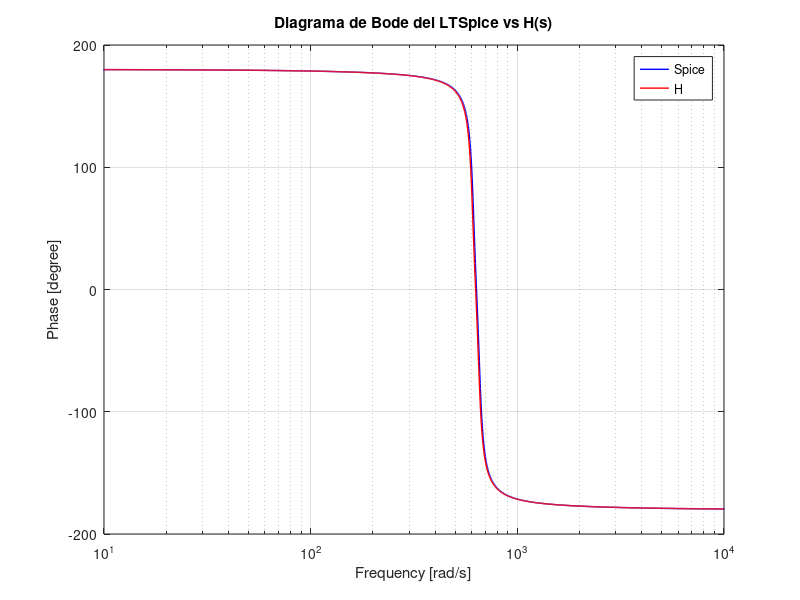

The MATLAB script that drew this image:
pkg load control
SPICE = dlmread('tpSimulacion.txt',',',0,0);
semilogx(2*pi*SPICE(:,1), SPICE(:,3), 'Color', 'b', 'LineWidth', 1, 'g');
axis ([10, 10^4, -200, 200]);
grid on;
xlabel ("Frequency [rad/s]");
ylabel ("Phase [degree]");
title ("Diagrama de Bode del LTSpice vs H(s)");
hold on;
s = tf('s');
H = 3948*s^2/(s^4+88.86*s^3+7.935*10^5*s^2+3.508*10^7*s+1.559*10^11);
[mag, pha, w] = bode (H);
semilogx(w, pha, 'Color', 'r', 'LineWidth', 1);
legend("Spice", "H");
